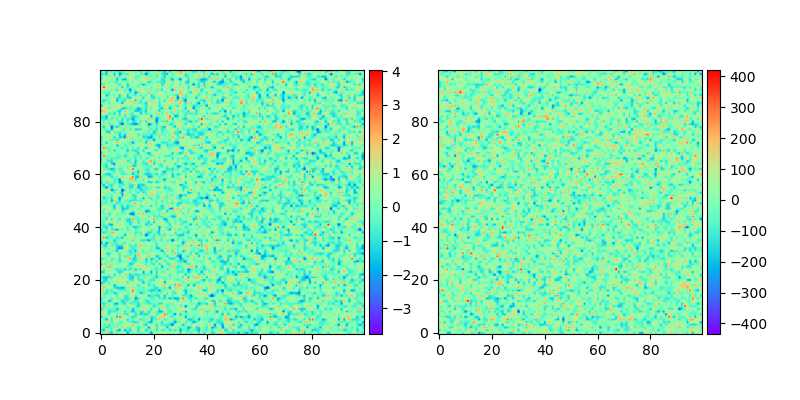

Recreate this plot in Python.
import matplotlib.pyplot as plt
from mpl_toolkits.axes_grid1 import make_axes_locatable
import numpy as np


fig = plt.figure(figsize=[8, 4])
ax_1 = fig.add_subplot(1, 2, 1)
ax_2 = fig.add_subplot(1, 2, 2)

divider1 = make_axes_locatable(ax_1)
ax_cb1 = divider1.new_horizontal(size='5%', pad=.05)
fig.add_axes(ax_cb1)

divider2 = make_axes_locatable(ax_2)
ax_cb2 = divider2.new_horizontal(size='5%', pad=.05)
fig.add_axes(ax_cb2)

im1 = ax_1.imshow(np.random.randn(100, 100), origin='lower', cmap='rainbow')
im2 = ax_2.imshow(100*np.random.randn(100, 100), origin='lower', cmap='rainbow')
fig.colorbar(im1, ax_cb1)
fig.colorbar(im2, ax_cb2)
fig.savefig('divider.png', transparent=True)